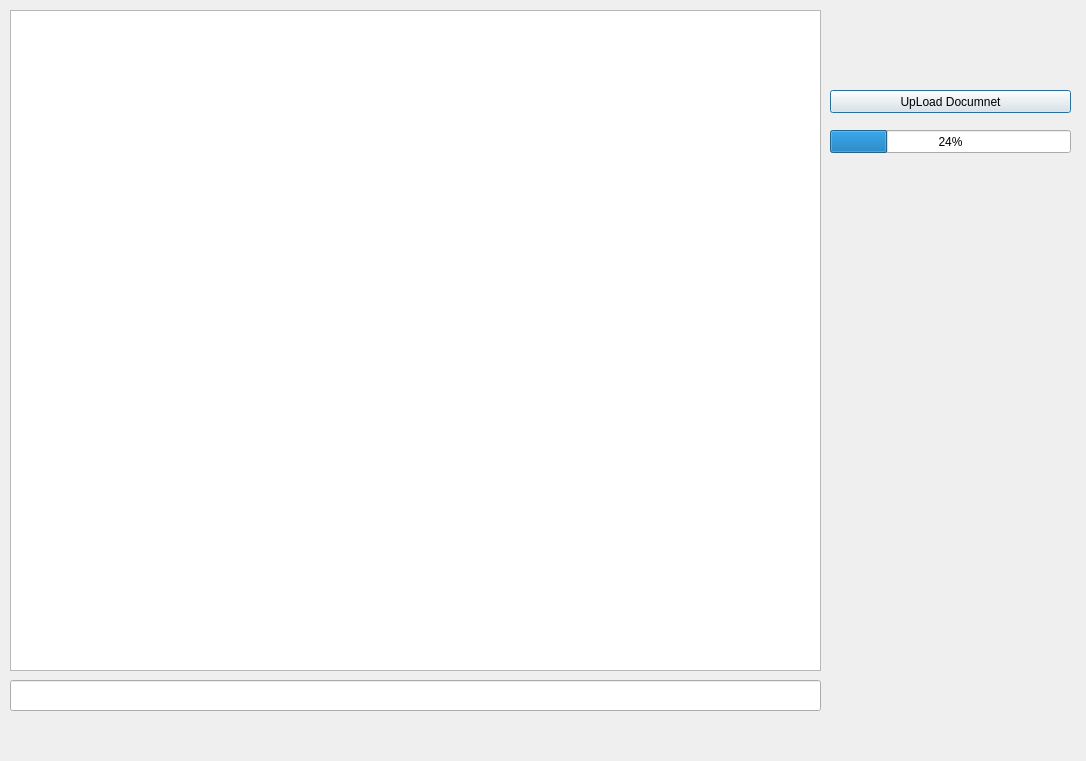
<?xml version="1.0" encoding="UTF-8"?>
<ui version="4.0">
 <class>Dialog</class>
 <widget class="QDialog" name="Dialog">
  <property name="enabled">
   <bool>true</bool>
  </property>
  <property name="geometry">
   <rect>
    <x>0</x>
    <y>0</y>
    <width>1086</width>
    <height>761</height>
   </rect>
  </property>
  <property name="windowTitle">
   <string>Dialog</string>
  </property>
  <widget class="QLineEdit" name="lineEdit">
   <property name="geometry">
    <rect>
     <x>10</x>
     <y>680</y>
     <width>811</width>
     <height>31</height>
    </rect>
   </property>
  </widget>
  <widget class="QTextBrowser" name="textBrowser">
   <property name="geometry">
    <rect>
     <x>10</x>
     <y>10</y>
     <width>811</width>
     <height>661</height>
    </rect>
   </property>
  </widget>
  <widget class="QProgressBar" name="progressBar">
   <property name="geometry">
    <rect>
     <x>830</x>
     <y>130</y>
     <width>241</width>
     <height>23</height>
    </rect>
   </property>
   <property name="value">
    <number>24</number>
   </property>
  </widget>
  <widget class="QPushButton" name="pushButton">
   <property name="geometry">
    <rect>
     <x>830</x>
     <y>90</y>
     <width>241</width>
     <height>23</height>
    </rect>
   </property>
   <property name="text">
    <string>UpLoad Documnet</string>
   </property>
  </widget>
 </widget>
 <resources/>
 <connections/>
</ui>
